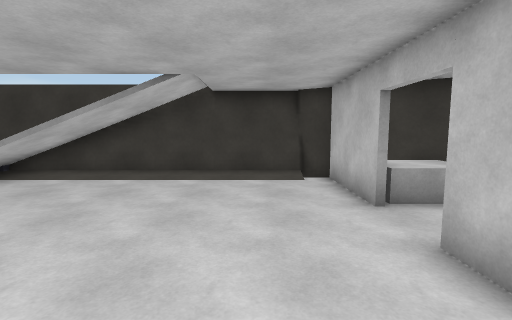
view 1 (above)

12 first-person views from a walk through a scene from a Unity 3-D project. The camera is 1.4 m above the floor, tilts 6° down and sees 85° across. The floor is counted in squares, 1 m on a side. Each view is taken from the middle of a square. On the plan, view 1 faces up. The plan holds only what a view shows up to about 14 squares ahead; the rest is blank. The place goes on beyond the plan. The player is left out.

view 2
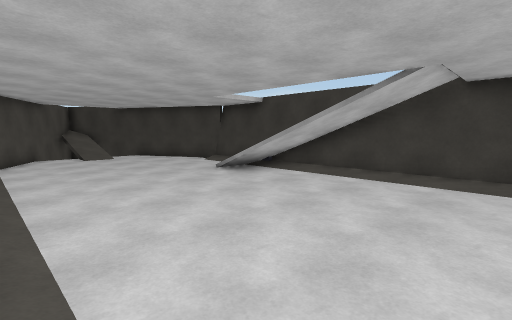

view 3
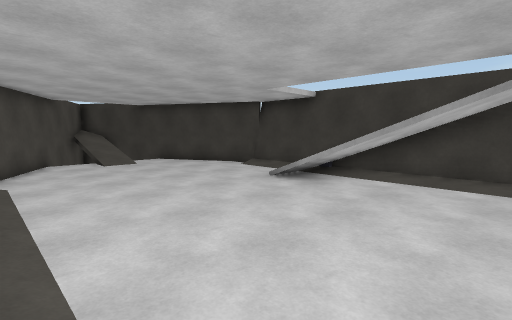

view 4
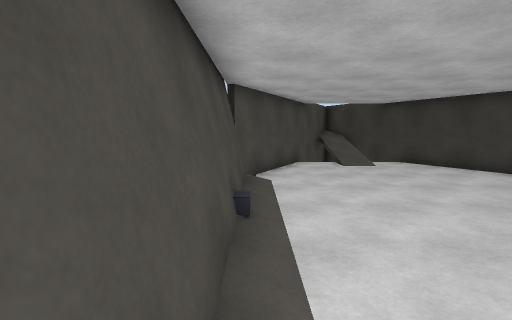

view 5
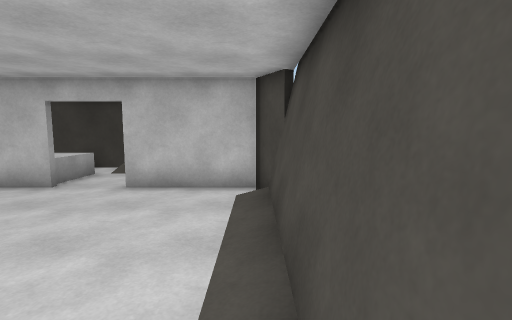

view 6
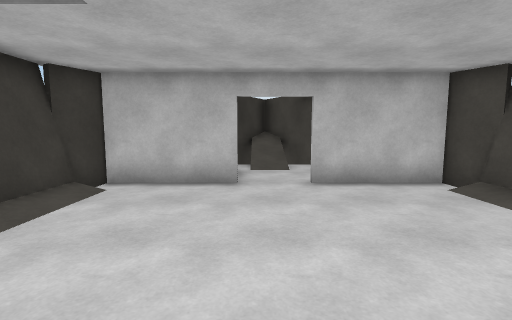

view 7
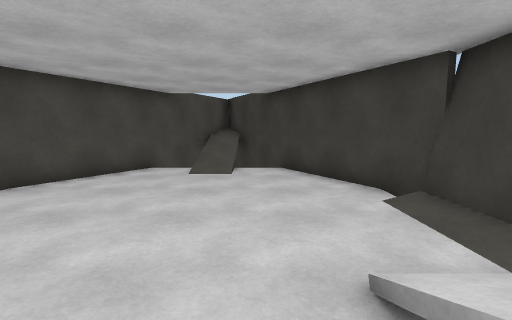

view 8
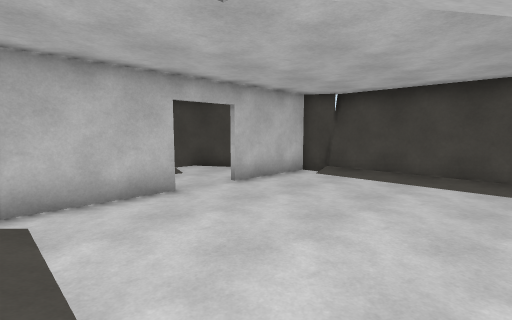

view 9
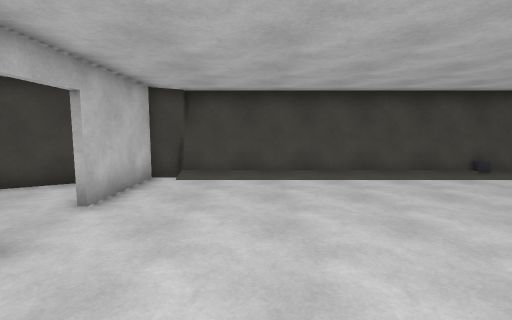

view 10
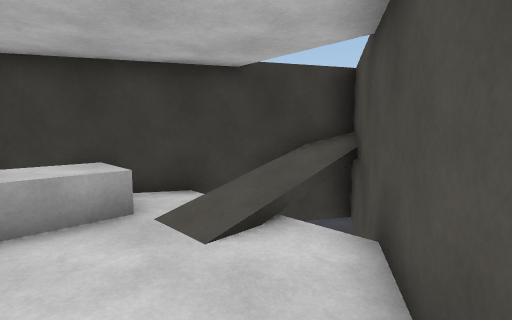

view 11
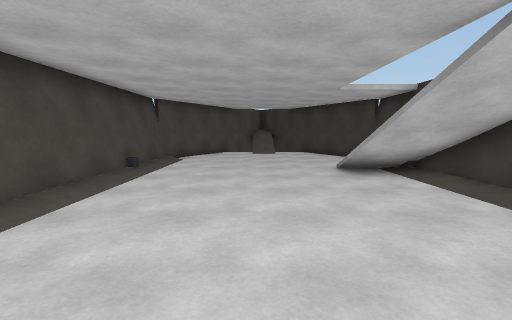

view 12
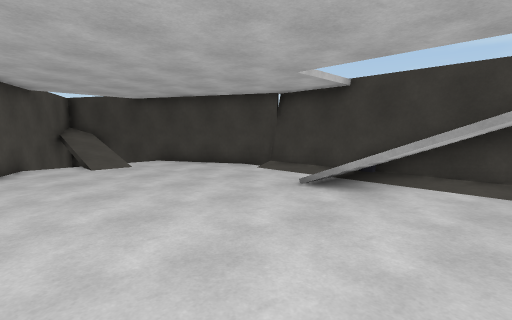

### Floor plan
Key: @ floor where view 1 was taken; # wall or solid block; . floor; / step, stairs or slope; = window, fence, low wall or low ledge; v drop or lower ground; O other object.
Columns run from 20 left of view 1 to 9 right of it. Each row starts with its distance up from view 1.
 10        v#######=######v
  9      ###.../////......##
  8    ###.....//  /.......###
  7   ##......./=v##.......OOO#v
  6 #vv....................OOO.v#v
  5 vvv/......................//v#
  4 vvv/......................//v#
  3 #vv...................#....v#v
  2   ##..................#...#v
  1    ###................#.##
  0      ###............@.##
 -1        v##############v

Positions as (right, up) in squares from view 1, and headings:
1: (0, 0), facing up
2: (0, 0), facing up-left
3: (-3, 0), facing up-left
4: (-4, 0), facing left
5: (-5, 0), facing right
6: (-5, 5), facing right
7: (-7, 6), facing left
8: (-4, 9), facing down-right
9: (-1, 9), facing down
10: (3, 1), facing up-right
11: (1, 4), facing left
12: (-5, 1), facing up-left
